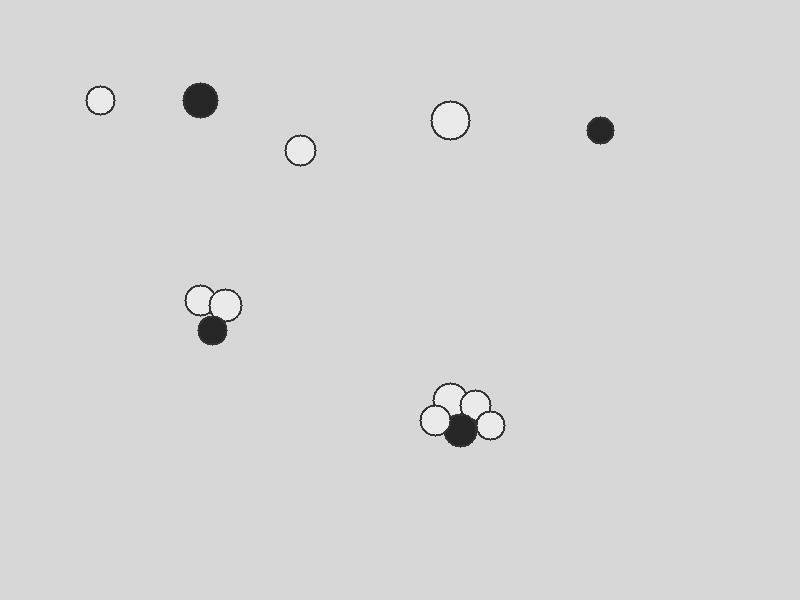
#> input picture tests/data/synthetic_clean_cluster.png, 800 x 600 px
$ python -i eval_confidence.py   (imports and definitions only)   (older library calls are emulated)
#> lines starting #> are read from the running program, lines starting #| are printed output that depends on the picture
### src/utils/config_manager.py
"""Konfigurations- und Preset-Manager für CellCounter Pro.

Ermöglicht das Laden, Speichern und Verwalten von YAML-basierten Voreinstellungen (Presets),
sodass Parameter direkt in der UI oder Konfigurationsdatei bearbeitet werden können.
"""

import os
from typing import Any, Dict, List, Optional
import yaml

from src.utils.logger import get_logger

logger = get_logger("config_manager")

DEFAULT_CONFIG_PATH = "config.yaml"


def load_config(config_path: str = DEFAULT_CONFIG_PATH) -> Dict[str, Any]:
    """Lädt die Konfigurationsdatei im YAML-Format.

    Args:
        config_path: Pfad zur YAML-Datei.

    Returns:
        Dict[str, Any]: Geladene Konfigurationsdaten.

    Raises:
        FileNotFoundError: Wenn die Datei nicht existiert.
        yaml.YAMLError: Bei Syntaxfehlern im YAML.
    """
    if not os.path.exists(config_path):
        logger.error(f"Konfigurationsdatei nicht gefunden: {config_path}")
        raise FileNotFoundError(f"Konfigurationsdatei '{config_path}' existiert nicht.")

    try:
        with open(config_path, "r", encoding="utf-8") as file:
            data = yaml.safe_load(file) or {}
            logger.info(f"Konfiguration erfolgreich aus {config_path} geladen.")
            return data
    except yaml.YAMLError as exc:
        logger.error(f"Fehler beim Parsen der YAML-Datei {config_path}: {exc}")
        raise


# [87 lines left out: functions save_config, get_available_presets, get_preset, save_preset, not called in this run]

### src/utils/logger.py
"""Logging-Modul für CellCounter Pro.

Stellt eine zentrale Logging-Konfiguration mit rotierenden Log-Dateien bereit,
sodass Laboranten im Fehlerfall Diagnoseberichte exportieren können.
"""

import logging
import os
from logging.handlers import RotatingFileHandler
from typing import Optional


def setup_logger(
    name: str = "cell_counter",
    log_file: str = "logs/cell_counter.log",
    level: int = logging.INFO,
    max_bytes: int = 5 * 1024 * 1024,
    backup_count: int = 3,
) -> logging.Logger:
    """Richtet den Anwendung-Logger mit Datei- und Konsolenausgabe ein.

    Args:
        name: Name des Loggers.
        log_file: Pfad zur Log-Datei.
        level: Logging-Level (z.B. logging.INFO oder logging.DEBUG).
        max_bytes: Maximale Dateigröße in Bytes vor der Rotation.
        backup_count: Anzahl der aufzubewahrenden alten Log-Dateien.

    Returns:
        logging.Logger: Konfigurierte Logger-Instanz.
    """
    logger = logging.getLogger(name)

    if logger.handlers:
        return logger

    logger.setLevel(level)
    formatter = logging.Formatter(
        "%(asctime)s - %(name)s - %(levelname)s - %(message)s",
        datefmt="%Y-%m-%d %H:%M:%S",
    )

    # Konsolen-Handler
    console_handler = logging.StreamHandler()
    console_handler.setFormatter(formatter)
    logger.addHandler(console_handler)

    # Rotierender Datei-Handler
    try:
        log_dir = os.path.dirname(log_file)
        if log_dir:
            os.makedirs(log_dir, exist_ok=True)

        file_handler = RotatingFileHandler(
            log_file, maxBytes=max_bytes, backupCount=backup_count, encoding="utf-8"
        )
        file_handler.setFormatter(formatter)
        logger.addHandler(file_handler)
    except (OSError, PermissionError) as err:
        logger.warning(f"Datei-Logging konnte nicht initialisiert werden ({err}). Nutze Konsolen-Logging.")

    return logger


def get_logger(name: Optional[str] = None) -> logging.Logger:
    """Liefert die zentrale Logger-Instanz zurück.

    Args:
        name: Optionaler Untername für den Logger.

    Returns:
        logging.Logger: Logger-Instanz.
    """
    base_logger = setup_logger()
    if name:
        return base_logger.getChild(name)
    return base_logger

### .agents/teamwork_preview_explorer_survey_3/eval_confidence.py
import sys
import os
sys.path.insert(0, os.path.abspath("."))

import cv2
import numpy as np
from src.core.preprocessing import apply_clahe, denoise_image
#> further down, picture is the input picture: shape (600, 800); min 38, max 234, mean 213.6
from src.core.segmentation import segment_cells
from src.core.viability import classify_viability
from src.utils.config_manager import load_config, get_preset

def analyze_image_statistics(gray: np.ndarray):
    """Calculates image stats: histogram distribution, local contrast, brightness gradient."""
    # 1. Brightness & Histogram
    mean_val = float(np.mean(gray))
#> mean_val = 213.6
    std_val = float(np.std(gray))
#> std_val = 16.91
    p10, p50, p90 = np.percentile(gray, [10, 50, 90])
#> p10 = 215; p50 = 215; p90 = 215

    # 2. Local Contrast (Standard deviation of local patches or Laplacian variance)
    laplacian = cv2.Laplacian(gray, cv2.CV_64F)
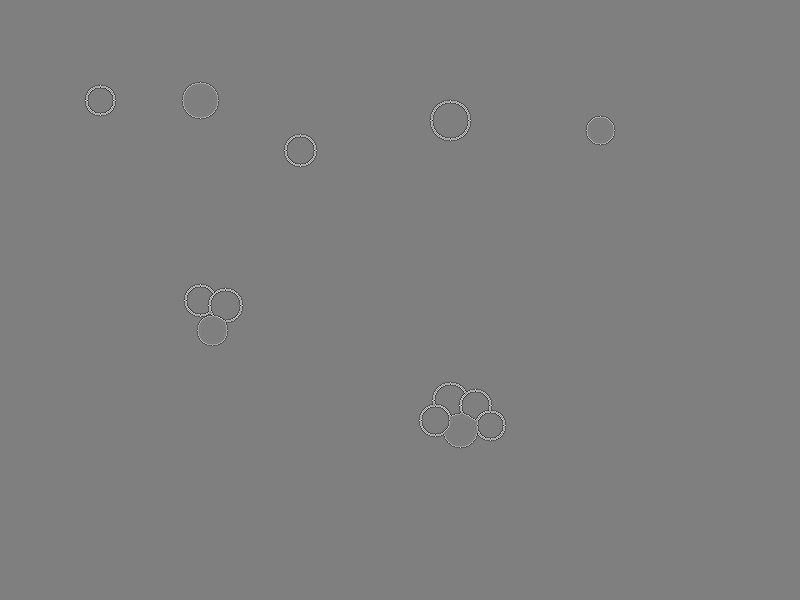
#> laplacian: shape (600, 800) float64; min -549, max 549, mean 0; drawn with min black and max white
    local_contrast = float(laplacian.var())
#> local_contrast = 496

    # 3. Brightness Gradient (Sobel or corner-to-corner difference)
    sobelx = cv2.Sobel(gray, cv2.CV_64F, 1, 0, ksize=5)
    sobely = cv2.Sobel(gray, cv2.CV_64F, 0, 1, ksize=5)
    gradient_mag = float(np.mean(np.sqrt(sobelx**2 + sobely**2)))
#> gradient_mag = 64.94

    # Vignetting indicator: center vs corners
    h, w = gray.shape
#> h = 600; w = 800
    center_patch = gray[h//4:3*h//4, w//4:3*w//4]
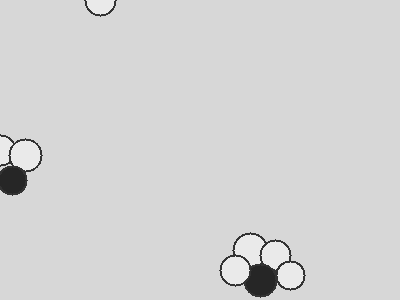
#> center_patch: shape (300, 400); min 38, max 234, mean 212.2
    corners = np.concatenate([
        gray[:h//4, :w//4].ravel(),
        gray[:h//4, 3*w//4:].ravel(),
        gray[3*h//4:, :w//4].ravel(),
        gray[3*h//4:, 3*w//4:].ravel()
    ])
    vignette_ratio = float(np.mean(center_patch) / (np.mean(corners) + 1e-5))
#> vignette_ratio = 0.993

    return {
        "mean": mean_val,
        "std": std_val,
        "p10": p10,
        "p50": p50,
        "p90": p90,
        "laplacian_var": local_contrast,
        "gradient_mag": gradient_mag,
        "vignette_ratio": vignette_ratio,
    }

def compute_cell_confidence(cell: dict, gray_work: np.ndarray) -> float:
    """Computes confidence score in [0.0, 1.0] based on circularity, solidity, and local CNR."""
    circ = cell.get("circularity", 0.5)
    solid = cell.get("solidity", 0.5)

    # Contrast-to-Noise Ratio (CNR) in local cell region vs background
    mask = cell["mask_work"]
    kernel = cv2.getStructuringElement(cv2.MORPH_ELLIPSE, (9, 9))
    dilated = cv2.dilate(mask, kernel)
    ring = cv2.subtract(dilated, mask)

    cell_pixels = gray_work[mask == 255]
    bg_pixels = gray_work[ring == 255]

    if len(cell_pixels) > 0 and len(bg_pixels) > 0:
        signal = abs(float(np.mean(cell_pixels)) - float(np.mean(bg_pixels)))
        noise = float(np.std(bg_pixels)) + 1e-5
        cnr = signal / noise
        # Normalize CNR: 0 to 10+ maps to [0, 1]
        cnr_score = min(1.0, cnr / 5.0)
    else:
        cnr_score = 0.5

    # Weighted combination
    score = 0.35 * circ + 0.35 * solid + 0.30 * cnr_score
    return round(float(np.clip(score, 0.0, 1.0)), 3)

images = [
    ('tests/data/synthetic_clean_cluster.png', 'Clean Cluster'),
    ('tests/data/synthetic_vignetting_gradient.png', 'Vignetting Gradient'),
    ('tests/data/synthetic_dust_artifacts.png', 'Dust Artifacts'),
]

# [1 line that did not run here, left out]
# [1 line that did not run here, left out]

# [16 lines not run here, left out]

>>> import cv2
>>> picture = cv2.imread('../../tests/data/synthetic_clean_cluster.png', cv2.IMREAD_GRAYSCALE)
>>> result = analyze_image_statistics(picture)
#> result = {'mean': 213.6, 'std': 16.91, 'p10': 215, 'p50': 215, 'p90': 215, 'laplacian_var': 496, 'gradient_mag': 64.94, 'vignette_ratio': 0.993}
